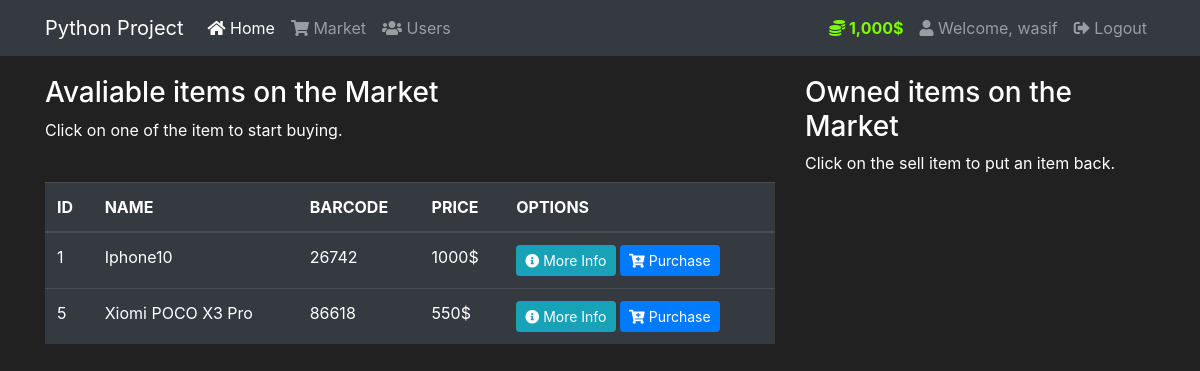
The app's page /market (signed in) with its own data.
### market/models.py (models this page shows, shortened)
class User(db.Model, UserMixin):
    id = db.Column(db.Integer(), primary_key=True)
    fullname = db.Column(db.String(length=30), nullable=False)
    username = db.Column(db.String(length=30), nullable=False, unique=True)
    email    = db.Column(db.String(length=50), nullable=False, unique=True)
    password = db.Column(db.String(length=50), nullable=False)
    budget   = db.Column(db.Integer(), nullable=False, default=1000)
    items = db.relationship('Item', backref='owned_user', lazy=True)
    @property
    def prettierBudget(self):
        if len(str(self.budget)) >= 4:
            return f'{str(self.budget)[:-3]},{str(self.budget)[-3:]}$'
        else:
            return f'{self.budget}$'
    @property
    def password_hash(self):
        return self.password

class Item(db.Model):
    id = db.Column(db.Integer(), primary_key=True)
    name = db.Column(db.String(length=30), nullable=False)
    price = db.Column(db.Integer(), nullable=False)
    barcode = db.Column(db.String(length=12), nullable=False, unique=True)
    description = db.Column(db.String(length=1024), nullable=False)
    owner = db.Column(db.Integer(), db.ForeignKey('user.id'))

### market/routes.py (the view, shortened to what this page needs)
@app.route('/market', methods=['GET', 'POST'])
@login_required
def market_page():
    purchase_form = PurchaseItemForm()
    selling_form = SellItemForm()
    if request.method == 'GET':
        items = Item.query.filter_by(owner=None)
        owned_items = Item.query.filter_by(owner=current_user.id)
        return render_template('market.html', items=items, purchase_form=purchase_form, owned_items=owned_items, selling_form=selling_form)

### market/models.py (called while the page is built)
@login_manager.user_loader
def load_user(user_id):
    return User.query.get(int(user_id))

### market/templates/market.html (shortened to what this page needs)
{% extends 'base.html' %}
{% block content %}
    <section>
        <div class="container">
            <div class="row mt-20">
                <div class="col-8">
                    <h3>Avaliable items on the Market</h3>
                    <p>Click on one of the item to start buying.</p>
                    <br>
                    <table class="table table-hover table-dark">
                        <thead>
                            <tr>
                                <th scope="col">ID</th>
                                <th scope="col">NAME</th>
                                <th scope="col">BARCODE</th>
                                <th scope="col">PRICE</th>
                                <th scope="col">OPTIONS</th>
                            </tr>
                        </thead>
                        <tbody>
                            {% for item in items %}
                                <tr>
                                    <td>{{ item.id }}</td>
                                    <td>{{ item.name }}</td>
                                    <td>{{ item.barcode }}</td>
                                    <td>{{ item.price }}$</td>
                                    <td>
                                        <button class="btn btn-outline btn-info btn-sm" data-toggle="modal" data-target="#Modal-MoreInfo-{{ item.id }}">
                                            <i class="fas fa-info-circle"></i>
                                            More Info
                                        </button>
                                        <button class="btn btn-outline btn-primary btn-sm" data-toggle="modal" data-target="#Modal-PurchaseConfirm-{{ item.id }}">
                                            <i class="fas fa-cart-plus"></i>
                                            Purchase
                                        </button>
                                    </td>
                                </tr>
                            {% endfor %}
                        </tbody>
                    </table>
                </div>
                <div class="col-4">
                    <h3>Owned items on the Market</h3>
                    <p>Click on the sell item to put an item back.</p>
                    <br>
                </div>
            </div>
        </div>
    </section>
{% endblock %}

### market/templates/base.html (shortened to what this page needs)
<!doctype html>
<html lang="en">
<head>
    <link rel="stylesheet" href="https://cdnjs.cloudflare.com/ajax/libs/font-awesome/5.15.3/css/all.min.css">
    <link rel="stylesheet" href="https://cdn.jsdelivr.net/npm/bootstrap@4.5.3/dist/css/bootstrap.min.css">
</head>
<body>
    <nav class="navbar navbar-expand-md navbar-dark bg-dark">
        <div class="container">
            <a class="navbar-brand" href="#">Python Project</a>
            <div class="collapse navbar-collapse" id="navbarNav">
                <ul class="navbar-nav mr-auto">
                    <li class="nav-item active">
                        <a class="nav-link" href="{{ url_for('home_page') }}">
                            <i class="fas fa-home"></i>
                            Home <span class="sr-only">(current)</span>
                        </a>
                    </li>
                    {% if current_user.is_authenticated %}
                    <li class="nav-item">
                        <a class="nav-link" href="{{ url_for('market_page') }}">
                            <i class="fas fa-shopping-cart"></i>
                            Market
                        </a>
                    </li>
                    {% endif %}
                    <li class="nav-item">
                        <a class="nav-link" href="{{ url_for('user_page') }}">
                            <i class="fas fa-users"></i>
                            Users
                        </a>
                    </li>
                </ul>
                {% if current_user.is_authenticated %}
                    <ul class="navbar-nav">
                        <li class="nav-item">
                            <a class="nav-link" style="color: lawngreen;font-weight: bold;">
                                <i class="fas fa-coins"></i>
                                {{ current_user.prettierBudget }}
                            </a>
                        </li>
                        <li class="nav-item">
                            <a class="nav-link">
                                <i class="fas fa-user"></i>
                                Welcome, {{ current_user.fullname }}
                            </a>
                        </li>
                        <li class="nav-item">
                            <a class="nav-link" href="{{ url_for('logout_page') }}">
                                <i class="fas fa-sign-out-alt"></i>
                                Logout
                            </a>
                        </li>
                    </ul>
                {% endif %}
            </div>
        </div>
    </nav>
    {% block content %}
    {% endblock %}
</body>
</html>

### market/templates/base.html (style rules this page uses)
body { background: #212121; color: white; }
.mt-20 { margin-top: 20px; }

### records on screen
User: prettierBudget "1,000$", fullname "wasif"
Item: id "1", name "Iphone10", barcode "26742", price "1000"
Item: id "5", name "Xiomi POCO X3 Pro", barcode "86618", price "550"
